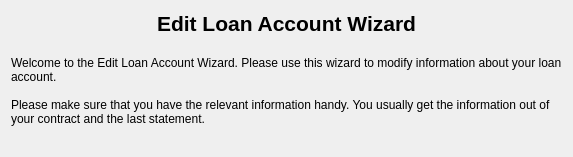
<?xml version="1.0" encoding="UTF-8"?>
<ui version="4.0">
 <class>EditIntroWizardPageDecl</class>
 <widget class="QWizardPage" name="EditIntroWizardPageDecl">
  <attribute name="title">
    <string/>
  </attribute>
  <layout class="QVBoxLayout">
    <item>
      <layout class="QHBoxLayout">
        <property name="margin">
          <number>0</number>
        </property>
        <property name="spacing">
          <number>6</number>
        </property>
        <item>
          <spacer name="Spacer2_2">
            <property name="sizeHint">
              <size>
                <width>98</width>
                <height>0</height>
              </size>
            </property>
            <property name="sizeType">
              <enum>QSizePolicy::Expanding</enum>
            </property>
            <property name="orientation">
              <enum>Qt::Horizontal</enum>
            </property>
          </spacer>
        </item>
        <item>
          <widget class="QLabel" name="TextLabel1_1_2">
            <property name="font">
              <font>
                <family>Helvetica</family>
                <pointsize>16</pointsize>
                <bold>true</bold>
              </font>
            </property>
            <property name="text">
              <string>Edit Loan Account Wizard</string>
            </property>
            <property name="alignment">
              <set>Qt::AlignTop|Qt::AlignHCenter</set>
            </property>
            <property name="wordWrap">
              <bool>false</bool>
            </property>
          </widget>
        </item>
        <item>
          <spacer name="Spacer3_2">
            <property name="sizeHint">
              <size>
                <width>119</width>
                <height>0</height>
              </size>
            </property>
            <property name="sizeType">
              <enum>QSizePolicy::Expanding</enum>
            </property>
            <property name="orientation">
              <enum>Qt::Horizontal</enum>
            </property>
          </spacer>
        </item>
      </layout>
    </item>
    <item>
      <widget class="QLabel" name="TextLabel1_2_2">
        <property name="text">
          <string>
Welcome to the Edit Loan Account Wizard. Please use this wizard to modify information about your loan account.

Please make sure that you have the relevant information handy. You usually get the information out of your contract and the last statement.</string>
        </property>
        <property name="alignment">
          <set>Qt::AlignTop</set>
        </property>
        <property name="wordWrap">
          <bool>true</bool>
        </property>
      </widget>
    </item>
    <item>
      <spacer name="spacer79">
        <property name="sizeHint">
          <size>
            <width>20</width>
            <height>20</height>
          </size>
        </property>
        <property name="sizeType">
          <enum>QSizePolicy::Expanding</enum>
        </property>
        <property name="orientation">
          <enum>Qt::Vertical</enum>
        </property>
      </spacer>
    </item>
  </layout>
 </widget>
 <resources/>
 <connections/>
 <customwidgets>
 </customwidgets>
 <tabstops>
 </tabstops>
</ui>
